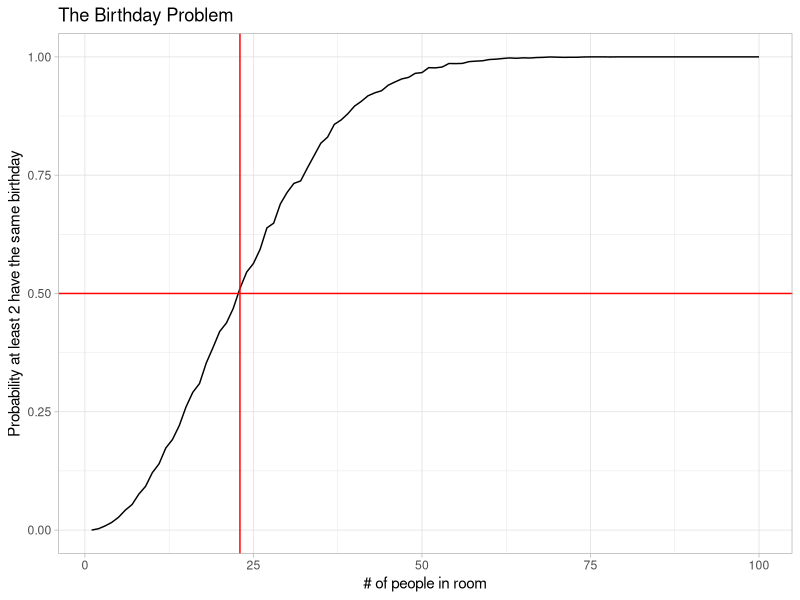

R code for this plot:
############################################################
# The birthday problem - how many people need to be in 
# a room before the probability that at least 2 people
# share a birthday is more than 50%?
############################################################

library(ggplot2)

#################################################################
# anyDuplicated function returns 0 if no elements are duplicated
#################################################################

x <- 1:10
anyDuplicated(x) 

#################################################################
# anyDuplicated function returns index of first duplicated element
# if there are duplicates
#################################################################

x[1:2] <- 1
anyDuplicated(x) 

############################################################
## randomly select 2 birthdays, assuming 365 days / year
############################################################
s <- sample(1:365, 2, replace = TRUE)

############################################################
## function to randomly select 'n' birthdays, 
## assuming 365 days / year
############################################################
birthdays <- function(n) {
  s <- sample(1:365, n, replace = TRUE)  
  return(s)
}


#######################################################
## randomly generates 'n' birthdays
## returns TRUE if any are the same; FALSE otherwise
#######################################################
duplicate.birthdays <- function(n) {
  b <- birthdays(n)
  dups <- anyDuplicated(b)
  dups <- any(dups>0)
  return(dups)
}

##################################################################
## returns the empirical probability (based on 5000 trials)
## that >1 person has the same birthday in a room with 'n' people
##################################################################
prob.duplicate <-function(n) {
    r <- replicate(5000, duplicate.birthdays(n))
    prob <- sum(r) / length(r)  
    return(prob)
}
  

##################################################################
## plot empirical probabilities for n = 1,2, ... 100 people
##################################################################
n <- 1:100
probs <- sapply(n, prob.duplicate)

ggplot() + geom_line(aes(n, probs)) +
          ggtitle("The Birthday Problem") + 
          labs(x = "# of people in room", 
               y = "Probability at least 2 have the same birthday") +
          theme_light() +
          geom_hline(aes(yintercept = 0.50), color = "red") +
          geom_vline(aes(xintercept = 23), color = "red")
